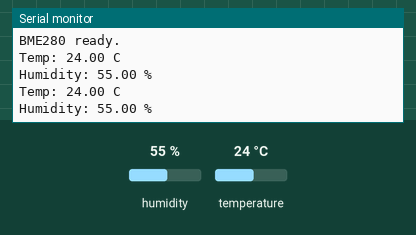
The sketch below on a simulated Arduino Uno, built with avr-gcc and run on an emulated ATmega328P. Shown: the last lines printed to the serial monitor. The inputs (shaded band) are chosen by the test bench; at power-on: humidity 55 %, temperature 24 °C.

Above: at 2.8 s.
2.9 s: humidity set to 22 %
At 4.5 s:
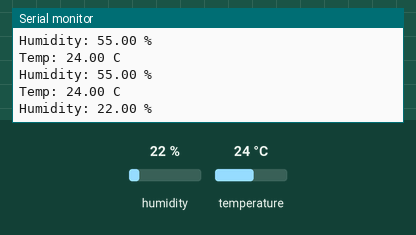
5.6 s: temperature set to 12 °C
At 7.4 s:
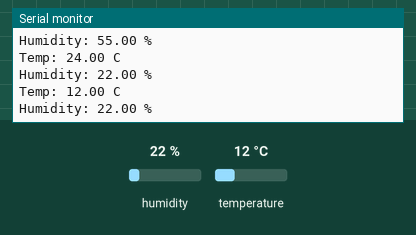
8.3 s: humidity set to 40 %
At 10.7 s:
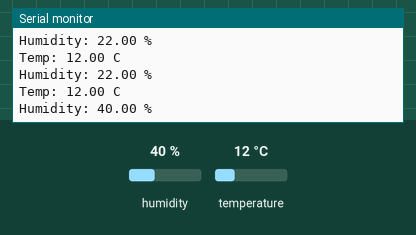
Timing chart, 0 to 12.2 s (numbered marks = the images above; inputs shaded):
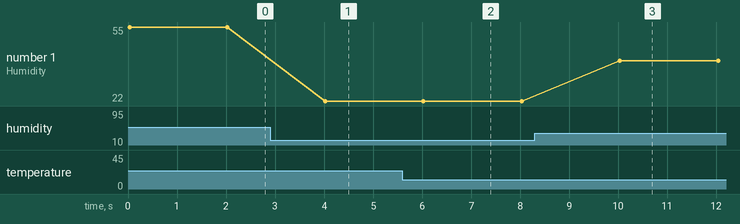

The sketch:

read_temperature.ino
```cpp
#include <Wire.h>
#include <Adafruit_BME280.h>

Adafruit_BME280 bme;

void setup() {
  Serial.begin(9600);

  if (!bme.begin(0x76)) {       // try 0x77 if this fails
    Serial.println("BME280 not found!");
    while (1);
  }

  Serial.println("BME280 ready.");
}

void loop() {
  float temp     = bme.readTemperature();          // °C
  float humidity = bme.readHumidity();             // %

  Serial.print("Temp: ");     Serial.print(temp);     Serial.println(" C");
  Serial.print("Humidity: "); Serial.print(humidity); Serial.println(" %");

  delay(2000);
}
```

Measured:
- after the input at 2.9 s, the serial monitor: prints a new line after 1.1 s (image 1)
- after the input at 5.6 s, the serial monitor: prints a new line after 0.41 s (image 2)
- after the input at 8.3 s, the serial monitor: prints a new line after 1.7 s (image 3)
- plotted number 1: 55 → 22 after the input at 2.9 s, 22 → 40 after the input at 8.3 s
